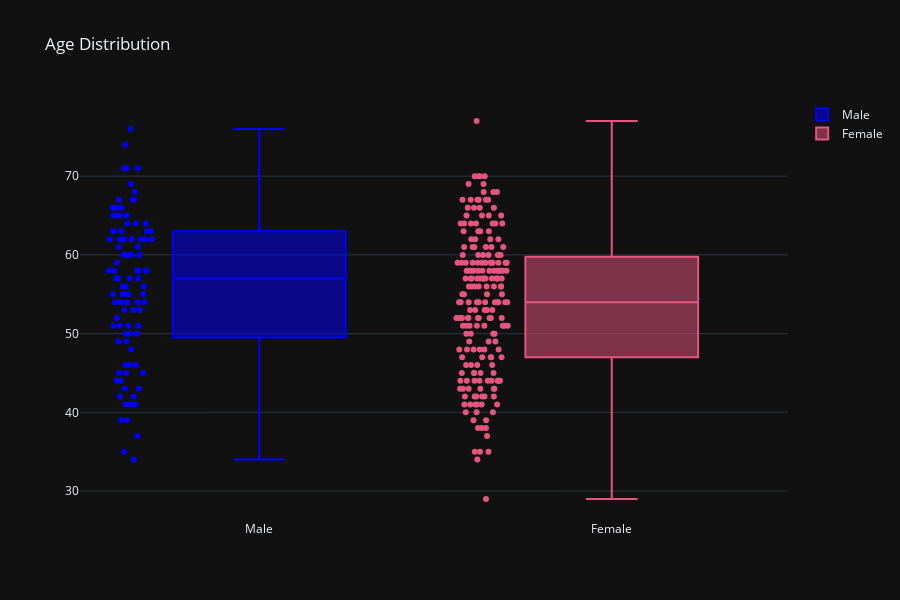

The code cell stored with this chart in its notebook:
### Code cell
fig=go.Figure()
fig.add_trace(go.Box(y=Y["age"],name="Male",marker_color="blue",boxpoints="all",whiskerwidth=0.3))
fig.add_trace(go.Box(y=X["age"],name="Female",marker_color="#e75480",boxpoints="all",whiskerwidth=0.3))
fig.update_layout(template="plotly_dark",title="Age Distribution",height=600)
fig.show()

### Figure 1 — Plotly figure (JSON) as saved in the notebook; plotly's stock layout.template omitted (floating-point values rounded to 4 significant figures; data arrays with more than 128 entries replaced by an {"elided": "..."} marker saying what was removed)
{"data": [{"boxpoints": "all", "marker": {"color": "blue"}, "name": "Male", "type": "box", "whiskerwidth": 0.3, "y": [41, 57, 56, 48, 58, 50, 58, 66, 69, 71, 65, 41, 46, 54, 65, 65, 51, 53, 53, 53, 51, 44, 63, 57, 71, 35, 45, 62, 43, 55, 60, 42, 67, 54, 58, 54, 45, 62, 63, 68, 45, 50, 50, 64, 64, 37, 46, 46, 64, 41, 54, 39, 34, 67, 52, 74, 54, 49, 41, 49, 60, 51, 42, 67, 76, 44, 60, 71, 66, 39, 58, 55, 62, 65, 61, 51, 62, 60, 61, 43, 62, 63, 56, 59, 56, 62, 62, 66, 63, 55, 58, 55, 58, 63, 57, 57]}, {"boxpoints": "all", "marker": {"color": "#e75480"}, "name": "Female", "type": "box", "whiskerwidth": 0.3, "y": {"elided": "207 int values"}}], "layout": {"height": 600, "title": {"text": "Age Distribution"}}}
